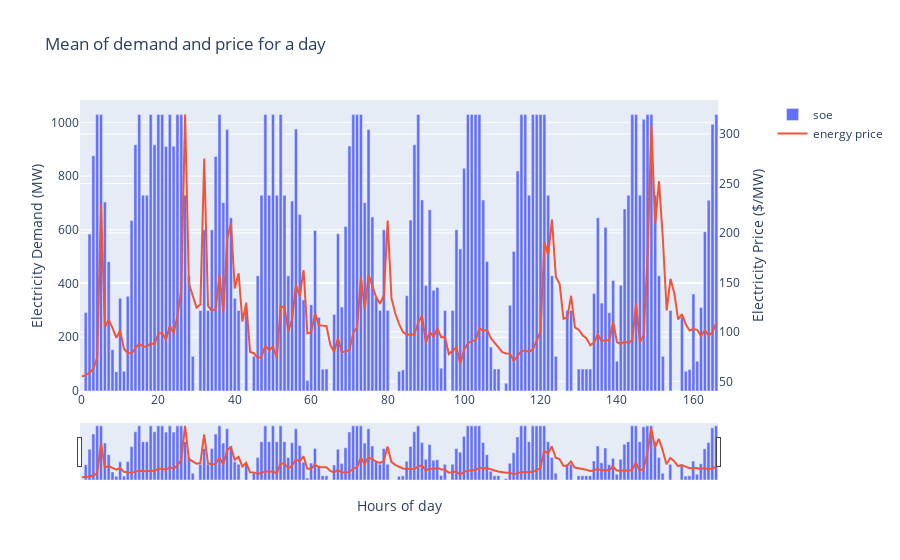

The notebook cell this image was saved under:
### Code cell
fig = make_subplots(specs=[[{"secondary_y": True}]])
fig.add_trace(go.Bar(x=results['timestamp'].index, y=results['soe'], name='soe'), secondary_y=False)
fig.add_trace(go.Scatter(x=results['timestamp'].index, y=results['energy_price'], name='energy price'), secondary_y=True)

# Add figure title
fig.update_layout(
    title_text="Mean of demand and price for a day",
    xaxis_rangeslider_visible=True,
)

# Set x-axis title
fig.update_xaxes(title_text="Hours of day")

# Set y-axes titles
fig.update_yaxes(title_text="Electricity Demand (MW)", secondary_y=False)
fig.update_yaxes(title_text="Electricity Price ($/MW)", secondary_y=True)

fig.show()

### Figure 1 — Plotly figure (JSON) as saved in the notebook; plotly's stock layout.template omitted (floating-point values rounded to 4 significant figures; data arrays with more than 128 entries replaced by an {"elided": "..."} marker saying what was removed)
{"data": [{"name": "soe", "type": "bar", "x": {"elided": "167 int values"}, "xaxis": "x", "y": {"elided": "167 float values"}, "yaxis": "y"}, {"name": "energy price", "type": "scatter", "x": {"elided": "167 int values"}, "xaxis": "x", "y": {"elided": "167 float values"}, "yaxis": "y2"}], "layout": {"title": {"text": "Mean of demand and price for a day"}, "xaxis": {"anchor": "y", "domain": [0, 0.94], "rangeslider": {"visible": true}, "title": {"text": "Hours of day"}}, "yaxis": {"anchor": "x", "domain": [0, 1], "title": {"text": "Electricity Demand (MW)"}}, "yaxis2": {"anchor": "x", "overlaying": "y", "side": "right", "title": {"text": "Electricity Price ($/MW)"}}}}
